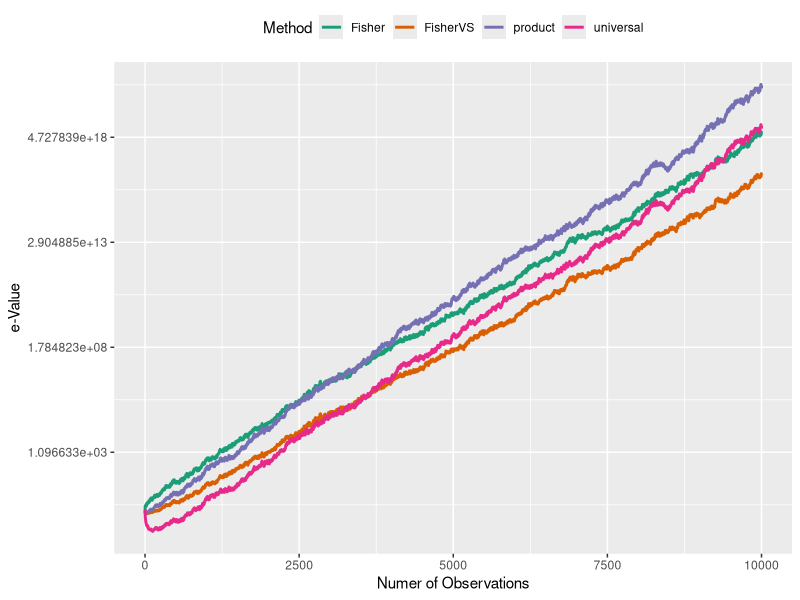

Generate this figure with R:
## ---- include = FALSE---------------------------------------------------------
knitr::opts_chunk$set(
  collapse = TRUE,
  comment = "#>"
)

## ----eval=FALSE---------------------------------------------------------------
#  metevalue.[DMR](
#    methyrate,                # Output file name of [DMR]
#    [DMR].output,             # Output file name of [DMR] with e-value of each region
#    adjust.methods = "BH",    # Adjust methods of e-value
#    sep = "\t",               # seperator, default is the TAB key.
#    bheader = FALSE           # A logical value indicating whether the [DMR].output file
#                              # contains the names of the variables as its first line
#  )

## ----eval=FALSE---------------------------------------------------------------
#  # Here  `[DMR]` coudle be one of `methylKit`, `biseq`, `DMRfinder` or `metilene`.
#  method_in_use = "[DMR]"
#  result = evalue_buildin_var_fmt_nm(
#            methyrate,              # Data frame of the methylation rate
#            DMR_evalue_output,      # Data frame of output data corresponding to the
#                                    # "method" option
#            method = method_in_use) # DMR: "metilene", "biseq", "DMRfinder" or "methylKit"
#  result = list(a = result$a,
#                b = result$b,
#                a_b = evalue_buildin_sql(result$a, result$b, method = method_in_use))
#  result = varevalue.metilene(result$a, result$b, result$a_b)

## ----eval=FALSE---------------------------------------------------------------
#  library(metevalue)
#  
#  ####Simulation Data ####
#  set.seed(1234)
#  
#  # methylKit is a Bioconductor package
#  library(methylKit)
#  file.list=list( system.file("extdata",
#                              "test1.myCpG.txt", package = "methylKit"),
#                  system.file("extdata",
#                              "test2.myCpG.txt", package = "methylKit"),
#                  system.file("extdata",
#                              "control1.myCpG.txt", package = "methylKit"),
#                  system.file("extdata",
#                              "control2.myCpG.txt", package = "methylKit") )
#  
#  
#  # read the files to a methylRawList object: myobj
#  myobj=methRead(file.list,
#                 sample.id=list("test1","test2","ctrl1","ctrl2"),
#                 assembly="hg18",
#                 treatment=c(1,1,0,0),
#                 context="CpG"
#  )
#  
#  meth=unite(myobj, destrand=FALSE)
#  meth.C <- getData(meth)[,seq(6,ncol(meth),3)]
#  meth.T <- getData(meth)[,seq(7,ncol(meth),3)]
#  mr <- meth.C/(meth.C + meth.T)
#  chr_pos = getData(meth)[,1:2]
#  methyrate = data.frame(chr_pos,mr)
#  names(methyrate) = c('chr', 'pos', rep('g1',2), rep('g2',2))
#  region<-tileMethylCounts(myobj)
#  meth<-unite(region,destrand=F)
#  myDiff<-calculateDiffMeth(meth)
#  met_all<-getMethylDiff(myDiff,type="all")
#  
#  example_tempfiles = tempfile(c("rate_combine", "methylKit_DMR_raw"))
#  tempdir()
#  write.table(methyrate, file=example_tempfiles[1], row.names=F, col.names=T, quote=F, sep='\t')
#  write.table (met_all, file=example_tempfiles[2], sep ="\t", row.names =F, col.names =T, quote =F)

## ----eval=FALSE---------------------------------------------------------------
#  result = metevalue.methylKit(example_tempfiles[1], example_tempfiles[2], bheader = T)
#  str(result)

## ----eval=FALSE---------------------------------------------------------------
#  result = evalue_buildin_var_fmt_nm(methyrate, met_all, method="methylKit")
#  result = list(a = result$a,
#                b = result$b,
#                a_b = evalue_buildin_sql(result$a, result$b, method="methylKit"))
#  result = varevalue.metilene(result$a, result$b, result$a_b)
#  str(result)

## ----eval=FALSE---------------------------------------------------------------
#  library(BiSeq)
#  library(dplyr)
#  data(rrbs)
#  rrbs.rel <- rawToRel(rrbs)
#  methyrate <- methLevel(rrbs.rel)
#  methyrate <- data.frame(methyrate)
#  methyrateq = cbind(rows = as.numeric(row.names(methyrate)), methyrate)
#  methypos = data.frame(rows = as.numeric(row.names(methyrate)), rowRanges(rrbs))
#  methyrate = left_join(methypos, methyrateq)
#  methyrate = methyrate[,c(2,3,7:16)]
#  names(methyrate) <- c('chr','pos',rep('g1',5),rep('g2',5))
#  
#  rrbs.clust.unlim <- clusterSites(object = rrbs,perc.samples = 3/4,min.sites = 20,max.dist = 100)
#  
#  clusterSitesToGR(rrbs.clust.unlim)
#  ind.cov <- totalReads(rrbs.clust.unlim) > 0
#  
#  quant <- quantile(totalReads(rrbs.clust.unlim)[ind.cov])
#  rrbs.clust.lim <- limitCov(rrbs.clust.unlim, maxCov = quant)
#  predictedMeth <- predictMeth(object = rrbs.clust.lim)
#  
#  test<- predictedMeth[, colData(predictedMeth)$group == "test"]
#  control <- predictedMeth[, colData(predictedMeth)$group == "control"]
#  mean.test <- rowMeans(methLevel(test))
#  mean.control <- rowMeans(methLevel(control))
#  
#  betaResults <- betaRegression(formula = ~group,link = "probit",object = predictedMeth,type = "BR")
#  vario <- makeVariogram(betaResults)
#  vario.sm <- smoothVariogram(vario, sill = 0.9)
#  
#  locCor <- estLocCor(vario.sm)
#  clusters.rej <- testClusters(locCor)
#  clusters.trimmed <- trimClusters(clusters.rej)
#  DMRs <- findDMRs(clusters.trimmed,max.dist = 100,diff.dir = TRUE)
#  
#  
#  example_tempfiles = tempfile(c('rate_combine', 'BiSeq_DMR'))
#  write.table(methyrate, example_tempfiles[1], row.names=F, col.names=T, quote=F, sep='\t')
#  write.table(DMRs, example_tempfiles[2], quote=F, row.names = F,col.names = F, sep = '\t')

## ----eval=FALSE---------------------------------------------------------------
#  hh <- data.frame(DMRs)
#  result = evalue_buildin_var_fmt_nm(rate_combine, hh, method="biseq")
#  result = list(a = result$a,  b = result$b,
#                a_b = evalue_buildin_sql(result$a, result$b,method="biseq"))
#  result = varevalue.metilene(result$a, result$b, result$a_b)
#  str(result)

## ----eval=FALSE---------------------------------------------------------------
#  rate_combine <- read.table("rate_combine_DMRfinder", header = T)
#  head(rate_combine)
#  
#  DMRs <- read.table("DMRfinder_DMR", header = T)
#  head(DMRs)
#  

## ----eval=FALSE---------------------------------------------------------------
#  result <- evalue.DMRfinder('rate_combine_DMRfinder', 'DMRfinder_DMR')
#  head(result)

## ----eval=FALSE---------------------------------------------------------------
#  result = evalue_buildin_var_fmt_nm(rate_combine, DMRs, method="DMRfinder")
#  result = list(a = result$a,
#                b = result$b,
#                a_b = evalue_buildin_sql(result$a, result$b, method="DMRfinder"))
#  result = varevalue.metilene(result$a, result$b, result$a_b)
#  head(result)

## ----eval=FALSE---------------------------------------------------------------
#  input <- read.table("metilene.input", header = T)
#  head(input)
#  
#  out <- read.table("metilene.out", header = F)
#  head(out)
#  

## ----eval=FALSE---------------------------------------------------------------
#  result <- evalue.metilene('metilene.input', 'metilene.out')
#  head(result)

## ----eval=FALSE---------------------------------------------------------------
#  result = evalue_buildin_var_fmt_nm(input, out, method="metilene")
#  result = list(a = result$a,
#                b = result$b,
#                a_b = evalue_buildin_sql(result$a, result$b, method="metilene"))
#  result = varevalue.metilene(result$a, result$b, result$a_b)
#  head(result)

## ----evalue-------------------------------------------------------------------
#### Initialization ####
n_seeds = 100  # how many seeds to consider
N = 10000      # the number of trials
delta = -0.1   # the parameter of the alternative hypothesis
# e_x are the e-values and iE are the cumulative e-values
e_x = rep(0, N)
# p_x are the p-values and FP are Fisher's overall p-values
p_x = rep(0, N)
iE_all   = matrix(1, nrow = N+1, ncol = n_seeds) # product
uni_all  = iE_all                                # universal
FP_all   = iE_all                                # Fisher
F_VS_all = iE_all                                # Fisher-VS

#### Calculation ####
for(seed in 1:n_seeds){
  set.seed(seed * 1e3 + 1)
  x = rnorm(N) + delta
  e_x = exp(delta * x - delta^2/2)
  iE_all[, seed] = cumprod(c(1, e_x))
  S = cumsum(x)
  nn = 1:N
  uni_all[-1,seed] = exp(S^2/2/nn) / sqrt(nn)
  p_x = pnorm(x)
  FF = -2 * cumsum(log(p_x))
  FP_all[-1, seed] = exp(pchisq(FF, df=2*nn, lower.tail = F, log.p = T))
  SELR_ = (FP_all[, seed] < exp(-1))
  F_VS_all[ SELR_, seed] = 1/(-exp(1)*FP_all[ SELR_, seed]*log(FP_all[ SELR_, seed]))   
}

iE = apply(iE_all, 1, median)
uni = apply(uni_all, 1, median)
FP = apply(FP_all, 1, median)
F_VS = apply(F_VS_all,1, median)

#### Plot ####
library(ggplot2)
library(tidyr)
library(dplyr)

sim_plots <- data.frame(
  x = 1:(N+1),
  product = iE,
  universal = uni,
  Fisher = 1/(FP),
  FisherVS = F_VS
) %>% 
  gather(key = "Method", value = "E_value", -x) %>%
  ggplot(aes(x = x, y = E_value)) + 
  geom_line(aes(color = Method), size = 1) + 
  scale_y_continuous(trans='log') +
  theme_grey() +  # Default
  theme(legend.position = "top") + 
  scale_color_brewer(palette="Dark2") +
  xlab("Numer of Observations") + 
  ylab("e-Value")
  
print(sim_plots)

